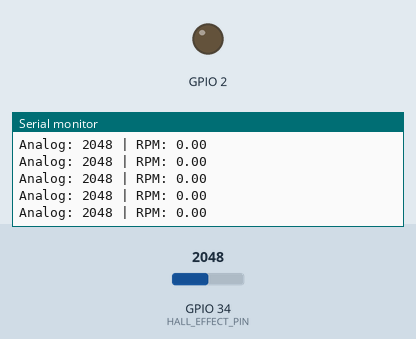
Recording of a program running on a simulated ESP32. On the bench: output pins drawn as LEDs (lit = HIGH), the last lines printed to the serial monitor. Inputs (shaded band) come from the test bench; at power-on: GPIO 34 (HALL_EFFECT_PIN) = 2048.

Above: at 1.2 s.
1.3 s: GPIO 34 (HALL_EFFECT_PIN) set to 1039
At 2.4 s:
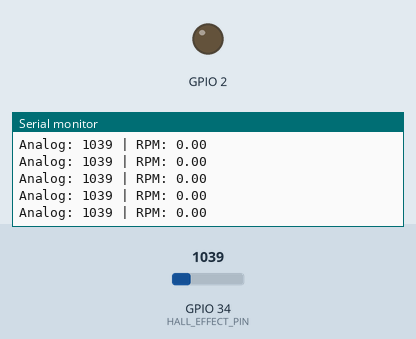
4.3 s: GPIO 34 (HALL_EFFECT_PIN) set to 934
At 5.4 s:
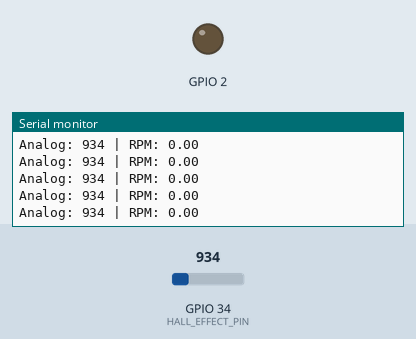
Timing chart, 0 to 5.5 s (numbered marks = the images above; inputs shaded):
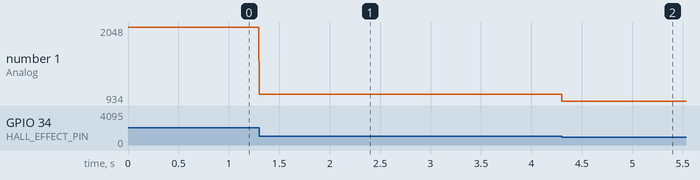

Measured:
- after the input at 1.3 s, the serial monitor: prints a new line at once (image 1)
- after the input at 4.3 s, the serial monitor: prints a new line at once (image 2)
- plotted number 1: 2048 → 1039 after the input at 1.3 s, 1039 → 934 after the input at 4.3 s

The program:

main.cpp
```cpp
// Daniel Yu
// CANSAT Team 2T4-2T5
// Robotics for Space Exploration
// University of Toronto

// Hall Effect Sensor Code

#include <Arduino.h>

#define HALL_EFFECT_PIN 34     // ADC1_CH6, 12-bit ADC
#define THRESHOLD 2500  // Adjust as needed for your sensor

unsigned long lastPulseTime = 0;
unsigned long pulseInterval = 0;
float RPM = 0.0;
float prevRPM = 0.0;
int lastState = HIGH;

void setup() {
    Serial.begin(115200);
    pinMode(HALL_EFFECT_PIN, INPUT);
    pinMode(2, OUTPUT);
}

void loop() {
    int analogValue = analogRead(HALL_EFFECT_PIN);
    int currState = (analogValue < THRESHOLD) ? LOW : HIGH;

    if (currState == LOW && lastState == HIGH) {
        digitalWrite(2, HIGH);
        unsigned long now = micros();
        pulseInterval = now - lastPulseTime;
        lastPulseTime = now;
        if (pulseInterval > 0) {
            RPM = 60.0 * 1000000.0 / pulseInterval;
            if (RPM > 2000.0) {
                RPM = prevRPM;
            }
            prevRPM = RPM;
        }
    } else {
        digitalWrite(2, LOW);
    }

    Serial.print("Analog: ");
    Serial.print(analogValue);
    Serial.print(" | RPM: ");
    Serial.println(RPM);

    lastState = currState;
    //delay(10);
}
```
